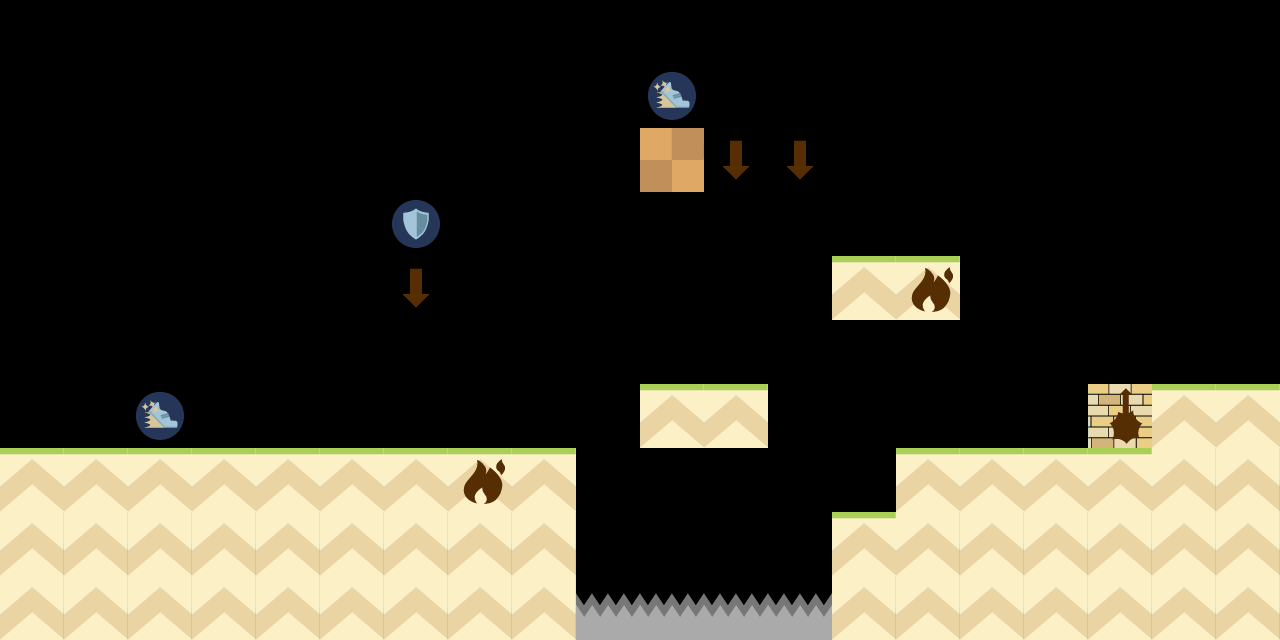

Below is a game level as drawn by its tile map, then a one-line description and the .tmx file that defines it, in full:
An orthogonal 20x10 tile map with 64x64 px tiles, 6 tile layers (background, main, spikes, powerups, ...), 3 tilesets.

<map version="1.0" orientation="orthogonal" renderorder="left-down" width="20" height="10" tilewidth="64" tileheight="64" nextobjectid="1">
 <tileset firstgid="1" name="traps_spritesheet" tilewidth="64" tileheight="64" tilecount="8" columns="4">
  <image source="../client/assets/traps_spritesheet.png" width="256" height="128" />
  <tile id="0">
   <properties>
    <property name="direction" value="left" />
    <property name="length" value="3" />
    <property name="type" value="laser" />
   </properties>
  </tile>
  <tile id="1">
   <properties>
    <property name="direction" value="right" />
    <property name="length" value="3" />
    <property name="type" value="laser" />
   </properties>
  </tile>
  <tile id="2">
   <properties>
    <property name="direction" value="up" />
    <property name="length" value="3" />
    <property name="type" value="laser" />
   </properties>
  </tile>
  <tile id="3">
   <properties>
    <property name="direction" value="down" />
    <property name="length" value="3" />
    <property name="type" value="laser" />
   </properties>
  </tile>
  <tile id="4">
   <properties>
    <property name="type" value="fire" />
   </properties>
  </tile>
  <tile id="5">
   <properties>
    <property name="type" value="drop" />
   </properties>
  </tile>
 </tileset>
 <tileset firstgid="9" name="misc_spritesheet" tilewidth="64" tileheight="64" tilecount="24" columns="4">
  <image source="../client/assets/misc_spritesheet.png" width="256" height="384" />
  <tile id="2">
   <properties>
    <property name="powerup" value="SHIELD" />
    <property name="quantity" value="1" />
   </properties>
  </tile>
  <tile id="3">
   <properties>
    <property name="powerup" value="BLINK" />
    <property name="quantity" value="3" />
   </properties>
  </tile>
 </tileset>
 <tileset firstgid="33" name="tile_spritesheet" tilewidth="64" tileheight="64" tilecount="10" columns="5">
  <image source="../client/assets/tile_spritesheet.png" width="320" height="128" />
 </tileset>
 <layer name="background" width="20" height="10">
  <data encoding="csv">
0,0,0,0,0,0,0,0,0,0,0,0,0,0,0,0,0,0,0,0,
0,0,0,0,0,0,0,0,0,0,0,0,0,0,0,0,0,0,0,0,
0,0,0,0,0,0,0,0,0,0,0,0,0,0,0,0,0,0,0,0,
0,0,0,0,0,0,0,0,0,0,0,0,0,0,0,0,0,0,0,0,
0,0,0,0,0,0,0,0,0,0,0,0,0,0,0,0,0,0,0,0,
0,0,0,0,0,0,0,0,0,0,0,0,0,0,0,0,0,0,0,0,
0,0,0,0,0,0,0,0,0,0,0,0,0,0,0,0,0,0,0,0,
0,0,0,0,0,0,0,0,0,0,0,0,0,0,0,0,0,0,34,34,
34,34,34,34,34,34,34,34,0,0,0,0,0,0,34,34,34,34,34,34,
34,34,34,34,34,34,34,34,0,0,0,0,0,0,34,34,34,34,34,34
</data>
 </layer>
 <layer name="main" width="20" height="10">
  <properties>
   <property name="collision" value="true" />
  </properties>
  <data encoding="csv">
0,0,0,0,0,0,0,0,0,0,0,0,0,0,0,0,0,0,0,0,
0,0,0,0,0,0,0,0,0,0,0,0,0,0,0,0,0,0,0,0,
0,0,0,0,0,0,0,0,0,0,35,0,0,0,0,0,0,0,0,0,
0,0,0,0,0,0,0,0,0,0,0,0,0,0,0,0,0,0,0,0,
0,0,0,0,0,0,0,0,0,0,0,0,0,33,33,0,0,0,0,0,
0,0,0,0,0,0,0,0,0,0,0,0,0,0,0,0,0,0,0,0,
0,0,0,0,0,0,0,0,0,0,33,33,0,0,0,0,0,40,33,33,
33,33,33,33,33,33,33,33,33,0,0,0,0,0,33,33,33,33,0,0,
0,0,0,0,0,0,0,0,34,0,0,0,0,33,0,0,0,0,0,0,
0,0,0,0,0,0,0,0,34,0,0,0,0,34,0,0,0,0,0,0
</data>
 </layer>
 <layer name="spikes" width="20" height="10">
  <properties>
   <property name="collision" value="true" />
  </properties>
  <data encoding="csv">
0,0,0,0,0,0,0,0,0,0,0,0,0,0,0,0,0,0,0,0,
0,0,0,0,0,0,0,0,0,0,0,0,0,0,0,0,0,0,0,0,
0,0,0,0,0,0,0,0,0,0,0,0,0,0,0,0,0,0,0,0,
0,0,0,0,0,0,0,0,0,0,0,0,0,0,0,0,0,0,0,0,
0,0,0,0,0,0,0,0,0,0,0,0,0,0,0,0,0,0,0,0,
0,0,0,0,0,0,0,0,0,0,0,0,0,0,0,0,0,0,0,0,
0,0,0,0,0,0,0,0,0,0,0,0,0,0,0,0,0,0,0,0,
0,0,0,0,0,0,0,0,0,0,0,0,0,0,0,0,0,0,0,0,
0,0,0,0,0,0,0,0,0,0,0,0,0,0,0,0,0,0,0,0,
0,0,0,0,0,0,0,0,0,36,36,36,36,0,0,0,0,0,0,0
</data>
 </layer>
 <layer name="powerups" width="20" height="10">
  <properties>
   <property name="collision" value="true" />
  </properties>
  <data encoding="csv">
0,0,0,0,0,0,0,0,0,0,0,0,0,0,0,0,0,0,0,0,
0,0,0,0,0,0,0,0,0,0,12,0,0,0,0,0,0,0,0,0,
0,0,0,0,0,0,0,0,0,0,0,0,0,0,0,0,0,0,0,0,
0,0,0,0,0,0,11,0,0,0,0,0,0,0,0,0,0,0,0,0,
0,0,0,0,0,0,0,0,0,0,0,0,0,0,0,0,0,0,0,0,
0,0,0,0,0,0,0,0,0,0,0,0,0,0,0,0,0,0,0,0,
0,0,12,0,0,0,0,0,0,0,0,0,0,0,0,0,0,0,0,0,
0,0,0,0,0,0,0,0,0,0,0,0,0,0,0,0,0,0,0,0,
0,0,0,0,0,0,0,0,0,0,0,0,0,0,0,0,0,0,0,0,
0,0,0,0,0,0,0,0,0,0,0,0,0,0,0,0,0,0,0,0
</data>
 </layer>
 <layer name="trap_activators" width="20" height="10">
  <properties>
   <property name="display" value="false" />
  </properties>
  <data encoding="csv">
0,0,0,0,0,0,0,0,0,0,0,0,0,0,0,0,0,0,0,0,
0,0,0,0,0,0,0,0,0,0,0,0,0,0,0,0,0,0,0,0,
0,0,0,0,0,0,0,0,0,0,0,6,6,0,0,0,0,0,0,0,
0,0,0,0,0,0,0,0,0,0,0,0,0,0,0,0,0,0,0,0,
0,0,0,0,0,0,6,0,0,0,0,0,0,0,5,0,0,0,0,0,
0,0,0,0,0,0,0,0,0,0,0,0,0,0,0,0,0,0,0,0,
0,0,0,0,0,0,0,0,0,0,0,0,0,0,0,0,0,3,0,0,
0,0,0,0,0,0,0,5,0,0,0,0,0,0,0,0,0,0,0,0,
0,0,0,0,0,0,0,0,0,0,0,0,0,0,0,0,0,0,0,0,
0,0,0,0,0,0,0,0,0,0,0,0,0,0,0,0,0,0,0,0
</data>
 </layer>
 <layer name="teleporters" width="20" height="10">
  <data encoding="csv">
0,0,0,0,0,0,0,0,0,0,0,0,0,0,0,0,0,0,0,0,
0,0,0,0,0,0,0,0,0,0,0,0,0,0,0,0,0,0,0,0,
0,0,0,0,0,0,0,0,0,0,0,0,0,0,0,0,0,0,0,0,
0,0,0,0,0,0,0,0,0,0,0,0,0,0,0,0,0,0,0,0,
0,0,0,0,0,0,0,0,0,0,0,0,0,0,0,0,0,0,0,0,
0,0,0,0,0,0,0,0,0,0,0,0,0,0,0,0,0,0,0,25,
0,0,0,0,0,0,0,0,0,0,0,0,0,0,0,0,0,0,0,0,
0,0,0,0,0,0,0,0,0,0,0,0,0,0,0,0,0,0,0,0,
0,0,0,0,0,0,0,0,0,0,0,0,0,0,0,0,0,0,0,0,
0,0,0,0,0,0,0,0,0,0,0,0,0,0,0,0,0,0,0,0
</data>
 </layer>
</map>